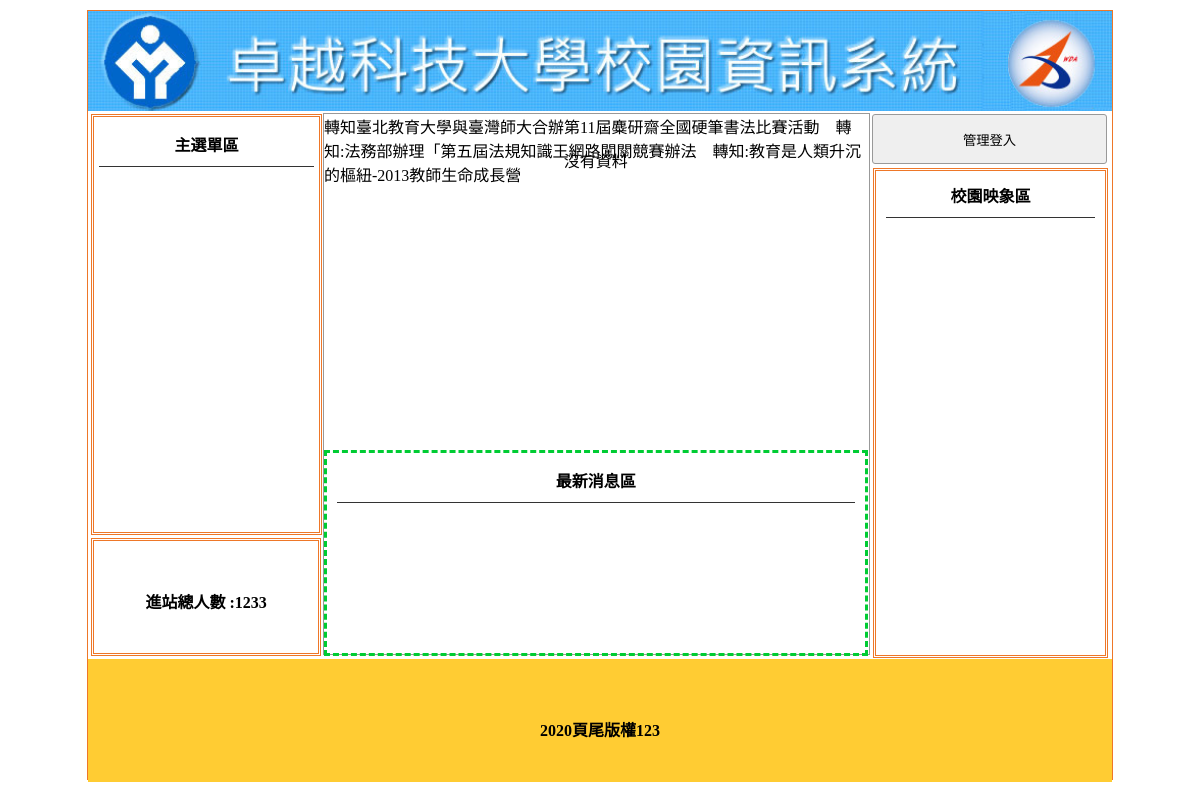
The page / on the database its author committed.
### tables this page shows
CREATE TABLE `title` (
  `id` int(11) UNSIGNED NOT NULL,
  `text` text DEFAULT NULL,
  `img` text DEFAULT NULL,
  `sh` int(1) NOT NULL
);

CREATE TABLE `total` (
  `id` int(11) UNSIGNED NOT NULL,
  `total` int(11) UNSIGNED NOT NULL
);

CREATE TABLE `ad` (
  `id` int(11) UNSIGNED NOT NULL,
  `text` text DEFAULT NULL,
  `img` text DEFAULT NULL,
  `sh` int(1) NOT NULL
);

CREATE TABLE `bottom` (
  `id` int(11) UNSIGNED NOT NULL,
  `bottom` text NOT NULL
);

### base.php (called while the page is built, shortened)
<?php
class DB
{
    private $dsn = "mysql:host=localhost;dbname=db21;charset=utf8";
    private $table;
    private $pw = "";
    private $user = "root";
    private $pdo;
    public function __construct($table)
    {
        $this->table = $table;
        $this->pdo = new PDO($this->dsn, $this->user, $this->pw);
    }
    function all(...$arg)
    {
        $sql = "select * from $this->table ";
        if (isset($arg[0])) {
            if (is_array($arg[0])) {
                foreach ($arg[0] as $key => $value) {
                    $tmp[] = sprintf("`%s`='%s'", $key, $value);
                }
                $sql .= " where " . implode(" && ", $tmp);
            } else {
                $sql .= $arg[0];
            }
        }
        return $this->pdo->query($sql)->fetchAll();
    }
    function find($arg)
    {
        $sql = "select * from $this->table ";
        if (is_array($arg)) {
            foreach ($arg as $key => $value) {
                $tmp[] = sprintf("`%s`='%s'", $key, $value);
            }
            $sql .= " where " . implode(" && ", $tmp);
        } else {
            $sql .= " where `id`='$arg'";
        }
        return $this->pdo->query($sql)->fetch(PDO::FETCH_ASSOC);
    }
}
$Title = new DB("title");
$Ad = new DB("ad");
$Bottom = new DB("bottom");
$Total = new DB("total");

### index.php (the view, shortened to what this page needs)
<?php
include_once "base.php";
?>
<!DOCTYPE html PUBLIC "-//W3C//DTD XHTML 1.0 Transitional//EN" "http://www.w3.org/TR/xhtml1/DTD/xhtml1-transitional.dtd">
<html xmlns="http://www.w3.org/1999/xhtml">
<head>
	<link href="css/css.css" rel="stylesheet" type="text/css">
</head>
<body>
	<div id="main">
	<a title="<?=$Title->find(['sh'=>1])['text'];?>" href="index.php">
			<div class="ti" style="background:url('img/<?=$Title->find(['sh'=>1])['img'];?>'); background-size:cover;"></div>
		</a>
		<div id="ms">
			<div id="lf" style="float:left;">
				<div id="menuput" class="dbor">
					<span class="t botli">主選單區</span>
				</div>
				<div class="dbor" style="margin:3px; width:95%; height:20%; line-height:100px;">
					<span class="t">進站總人數 :<?=$Total->find(1)['total'];?></span>
				</div>
			</div>
			<?php
				$do=(isset($_GET['do']))?$_GET['do']:'main';
				$file=$do.".php";
				if(file_exists($file)){
					include $file;
				}else{
					include "main.php";
				}
			?>
			<div class="di di ad" style="height:540px; width:23%; padding:0px; margin-left:22px; float:left; ">
				<button style="width:100%; margin-left:auto; margin-right:auto; margin-top:2px; height:50px;" onclick="lo('?do=admin')">管理登入</button>
				<div style="width:89%; height:480px;" class="dbor">
					<span class="t botli">校園映象區</span>
				</div>
			</div>
		</div>
		<div style="width:1024px; left:0px; position:relative; background:#FC3; margin-top:4px; height:123px; display:block;">
			<span class="t" style="line-height:123px;"><?=$Bottom->find(1)['bottom'];?></span>
		</div>
	</div>
</body>
</html>

### marq.php (shortened to what this page needs)
<marquee scrolldelay="120" direction="left" style="position:absolute; width:100%; height:40px;">
<?php
$ads=$Ad->all(['sh'=>1]);
foreach($ads as $ad){
    echo $ad['text']."&nbsp&nbsp&nbsp&nbsp";
}
?>
</marquee>

### css/css.css (style rules this page uses)
body { padding:0px; margin:0px; }
#main { width:1024px; height:768px; margin:10px auto 10px auto; border:#EE7728 1px solid; position:relative; }
.ti { width:100%; height:100px; position:relative; background-size:cover; background-repeat:no-repeat; }
.dbor { border:#EE7728 double 3px; margin:1px; padding:2px 10px 2px 10px; }
.t { font-weight:800; display:block; text-align:center; padding:10px 1px 10px 1px; }
.botli { border-bottom:#333 1px solid; }
#lf { height:540px; width:21%; display:inline-block; }
#menuput { width:100%; height:75%; position:relative; padding:5px; display:block; margin: 3px; }
.di { display:inline-block; }
.ad { margin:1px; padding:2px 10px 2px 10px; }
input,button { border:#999 1px solid; border-radius:3px; background:#EFEFEF; padding:5px; margin:3px; }

### rows shown on the page
title: img (picture)
total: total "1233"
ad: text "轉知臺北教育大學與臺灣師大合辦第11屆麋研齋全國硬筆書法比賽活動"
ad: text "轉知:法務部辦理「第五屆法規知識王網路闖關競賽辦法"
ad: text "轉知:教育是人類升沉的樞紐-2013教師生命成長營"
bottom: bottom "2020頁尾版權123"
